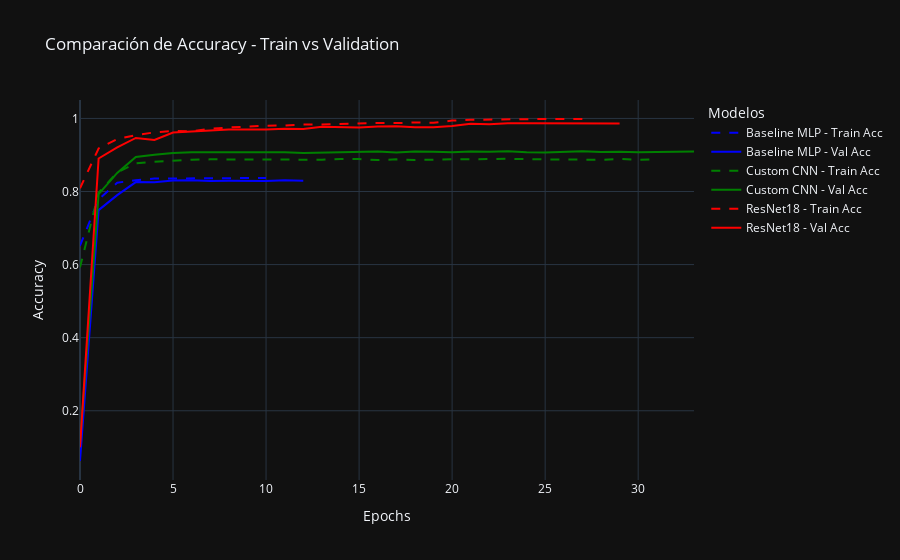
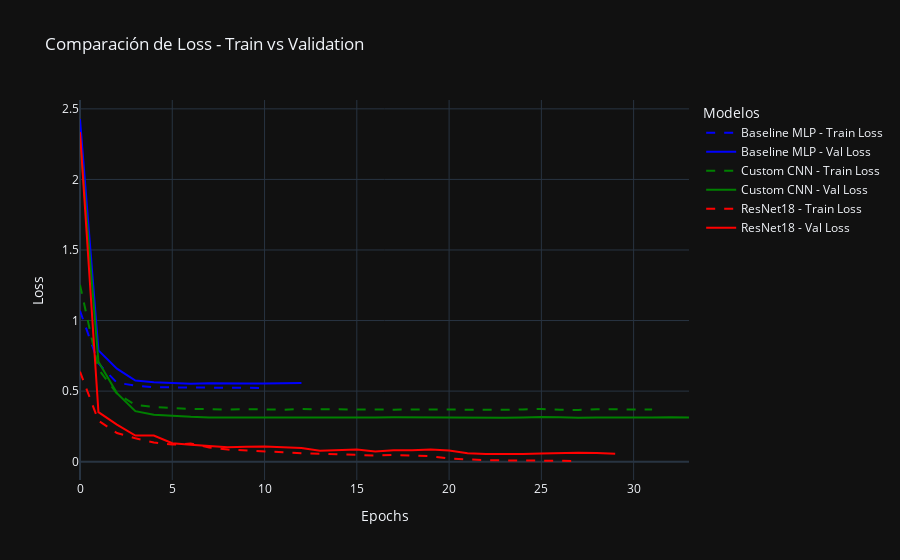

Notebook code cell kept with these figures, in order:
### Code cell
import plotly.graph_objects as go

def plot_training_comparison_interactive(models_dict):
    """Genera gráficos interactivos comparativos de Loss y Accuracy de múltiples modelos."""
    
    fig_acc = go.Figure()
    fig_loss = go.Figure()
    
    colors = ["blue", "green", "red", "purple", "orange", "brown"]
    color_idx = 0

    for name, model in models_dict.items():
        history = model.training_history

        # Graficar Accuracy
        fig_acc.add_trace(go.Scatter(
            y=history['train_acc'], 
            mode='lines',
            name=f"{name} - Train Acc",
            line=dict(dash='dash', color=colors[color_idx])
        ))
        fig_acc.add_trace(go.Scatter(
            y=history['val_acc'], 
            mode='lines',
            name=f"{name} - Val Acc",
            line=dict(dash='solid', color=colors[color_idx])
        ))
        
        # Graficar Loss
        fig_loss.add_trace(go.Scatter(
            y=history['train_loss'], 
            mode='lines',
            name=f"{name} - Train Loss",
            line=dict(dash='dash', color=colors[color_idx])
        ))
        fig_loss.add_trace(go.Scatter(
            y=history['val_loss'], 
            mode='lines',
            name=f"{name} - Val Loss",
            line=dict(dash='solid', color=colors[color_idx])
        ))

        color_idx += 1

    # Configurar el gráfico de Accuracy
    fig_acc.update_layout(
        title="Comparación de Accuracy - Train vs Validation",
        xaxis_title="Epochs",
        yaxis_title="Accuracy",
        template="plotly_dark",
        legend=dict(title="Modelos")
    )

    # Configurar el gráfico de Loss
    fig_loss.update_layout(
        title="Comparación de Loss - Train vs Validation",
        xaxis_title="Epochs",
        yaxis_title="Loss",
        template="plotly_dark",
        legend=dict(title="Modelos")
    )

    # Mostrar gráficos interactivos
    fig_acc.show()
    fig_loss.show()

# Llamar la función con los modelos entrenados
models_dict = {
    "Baseline MLP": baseline_model,
    "Custom CNN": cnn_model,
    "ResNet18": resnet_model
}

plot_training_comparison_interactive(models_dict)

### Figure 1 — Plotly figure (JSON) as saved in the notebook; plotly's stock layout.template omitted (floating-point values rounded to 4 significant figures)
{"data": [{"line": {"color": "blue", "dash": "dash"}, "mode": "lines", "name": "Baseline MLP - Train Acc", "type": "scatter", "y": [0.6516, 0.7785, 0.8241, 0.8311, 0.8353, 0.8359, 0.8363, 0.8358, 0.8372, 0.8365, 0.8371]}, {"line": {"color": "blue", "dash": "solid"}, "mode": "lines", "name": "Baseline MLP - Val Acc", "type": "scatter", "y": [0.0625, 0.7491, 0.79, 0.8258, 0.8252, 0.8304, 0.8308, 0.829, 0.8294, 0.8293, 0.8287, 0.8311, 0.8295]}, {"line": {"color": "green", "dash": "dash"}, "mode": "lines", "name": "Custom CNN - Train Acc", "type": "scatter", "y": [0.5924, 0.797, 0.8519, 0.8774, 0.8817, 0.8853, 0.8869, 0.888, 0.8875, 0.8876, 0.8875, 0.8877, 0.8858, 0.887, 0.8886, 0.8889, 0.886, 0.888, 0.8863, 0.8878, 0.8881, 0.8882, 0.8894, 0.8897, 0.8885, 0.8884, 0.8882, 0.8884, 0.8867, 0.8892, 0.8868, 0.8885]}, {"line": {"color": "green", "dash": "solid"}, "mode": "lines", "name": "Custom CNN - Val Acc", "type": "scatter", "y": [0.1094, 0.7926, 0.8509, 0.8944, 0.9005, 0.9053, 0.9072, 0.9074, 0.908, 0.9064, 0.9083, 0.9076, 0.9055, 0.9069, 0.9064, 0.9084, 0.9095, 0.9067, 0.9098, 0.9085, 0.9075, 0.9098, 0.9087, 0.9105, 0.9074, 0.9067, 0.9085, 0.9102, 0.9079, 0.9091, 0.9072, 0.908, 0.908, 0.9097]}, {"line": {"color": "red", "dash": "dash"}, "mode": "lines", "name": "ResNet18 - Train Acc", "type": "scatter", "y": [0.809, 0.9178, 0.9435, 0.9543, 0.9619, 0.9659, 0.9649, 0.9718, 0.9752, 0.9784, 0.9799, 0.9806, 0.9833, 0.9834, 0.9849, 0.9861, 0.9874, 0.9872, 0.9889, 0.9881, 0.994, 0.9961, 0.9972, 0.9976, 0.998, 0.9982, 0.9984, 0.9984]}, {"line": {"color": "red", "dash": "solid"}, "mode": "lines", "name": "ResNet18 - Val Acc", "type": "scatter", "y": [0.1, 0.8904, 0.9207, 0.9466, 0.9411, 0.9614, 0.9643, 0.9672, 0.9698, 0.9698, 0.9694, 0.9718, 0.9712, 0.977, 0.9768, 0.9753, 0.9782, 0.9788, 0.9758, 0.9756, 0.9792, 0.9854, 0.9838, 0.9867, 0.9867, 0.9863, 0.986, 0.9865, 0.9859, 0.9862]}], "layout": {"legend": {"title": {"text": "Modelos"}}, "title": {"text": "Comparación de Accuracy - Train vs Validation"}, "xaxis": {"title": {"text": "Epochs"}}, "yaxis": {"title": {"text": "Accuracy"}}}}

### Figure 2 — Plotly figure (JSON) as saved in the notebook; plotly's stock layout.template omitted (floating-point values rounded to 4 significant figures)
{"data": [{"line": {"color": "blue", "dash": "dash"}, "mode": "lines", "name": "Baseline MLP - Train Loss", "type": "scatter", "y": [1.07, 0.696, 0.5594, 0.5389, 0.5272, 0.5263, 0.5234, 0.5233, 0.5235, 0.5238, 0.5226]}, {"line": {"color": "blue", "dash": "solid"}, "mode": "lines", "name": "Baseline MLP - Val Loss", "type": "scatter", "y": [2.428, 0.7886, 0.6595, 0.5744, 0.5627, 0.5579, 0.5519, 0.5558, 0.5527, 0.5544, 0.5544, 0.5544, 0.5573]}, {"line": {"color": "green", "dash": "dash"}, "mode": "lines", "name": "Custom CNN - Train Loss", "type": "scatter", "y": [1.253, 0.6552, 0.4828, 0.4026, 0.3875, 0.378, 0.3738, 0.3721, 0.3693, 0.3719, 0.3708, 0.3681, 0.3727, 0.3713, 0.3708, 0.3677, 0.3706, 0.3684, 0.3702, 0.3689, 0.3672, 0.3682, 0.3666, 0.3674, 0.3704, 0.3734, 0.3676, 0.3667, 0.3713, 0.3687, 0.3704, 0.3701]}, {"line": {"color": "green", "dash": "solid"}, "mode": "lines", "name": "Custom CNN - Val Loss", "type": "scatter", "y": [2.295, 0.7083, 0.486, 0.3579, 0.3333, 0.3245, 0.3182, 0.3139, 0.3133, 0.3177, 0.3157, 0.3134, 0.3137, 0.3128, 0.3145, 0.3122, 0.3129, 0.3149, 0.3136, 0.3123, 0.3134, 0.3122, 0.3105, 0.3121, 0.3135, 0.3169, 0.3144, 0.3104, 0.3128, 0.3116, 0.3146, 0.3123, 0.3154, 0.3126]}, {"line": {"color": "red", "dash": "dash"}, "mode": "lines", "name": "ResNet18 - Train Loss", "type": "scatter", "y": [0.6375, 0.2905, 0.2028, 0.1661, 0.136, 0.1211, 0.1279, 0.1011, 0.08554, 0.07763, 0.07331, 0.06676, 0.06039, 0.05564, 0.05151, 0.04726, 0.0439, 0.04683, 0.04105, 0.03876, 0.02162, 0.01419, 0.01036, 0.009351, 0.007906, 0.006098, 0.006466, 0.00478]}, {"line": {"color": "red", "dash": "solid"}, "mode": "lines", "name": "ResNet18 - Val Loss", "type": "scatter", "y": [2.336, 0.3508, 0.2623, 0.185, 0.1854, 0.1307, 0.1205, 0.1123, 0.1019, 0.106, 0.1068, 0.1015, 0.09609, 0.07784, 0.08304, 0.08641, 0.07249, 0.08076, 0.0811, 0.08556, 0.07853, 0.06044, 0.05525, 0.05222, 0.05379, 0.05847, 0.06256, 0.06282, 0.06111, 0.05691]}], "layout": {"legend": {"title": {"text": "Modelos"}}, "title": {"text": "Comparación de Loss - Train vs Validation"}, "xaxis": {"title": {"text": "Epochs"}}, "yaxis": {"title": {"text": "Loss"}}}}
